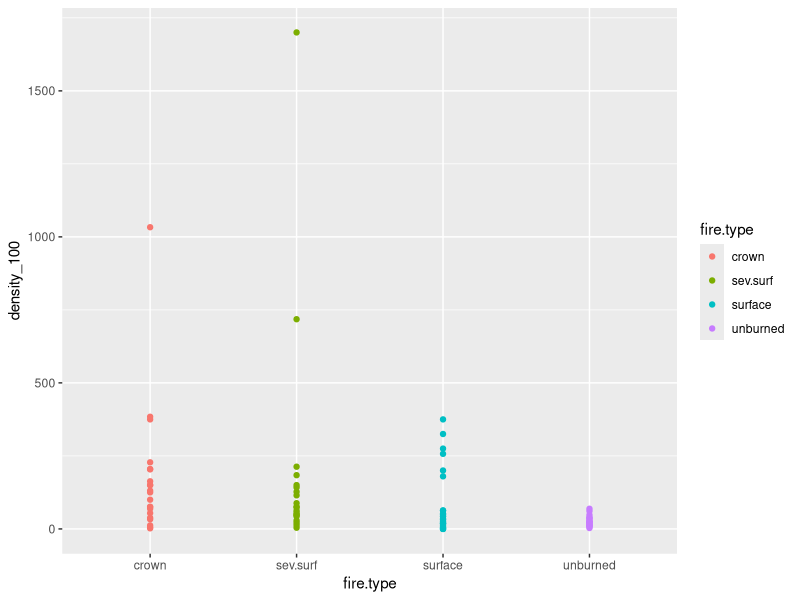

This chart was generated by the following R code:
## ---- chunk 1
knitr::opts_chunk$set(echo = TRUE)
## ---- chunk 2
library(dplyr)
library(tidyr)
library(ggplot2)
library(RColorBrewer)
## ---- chunk 3
data = read.csv("../data/SeedlingCts_FireSeverity.csv", header = TRUE, sep = ",", strip.white = TRUE)
head(data)
## ---- chunk 4
data$seedling.area
## ---- chunk 5
subplot = data %>% filter(seedling.area == 4) %>%
  mutate(density = (seedling.ct * 25)) %>%
  mutate(area = 100)
## ---- chunk 6
quad1 = data %>% filter(seedling.area == 52) %>%
  mutate(density = (seedling.ct * 1.92)) %>%
  mutate(area = 100)
## ---- chunk 7
quad2 = data %>% filter(seedling.area == 51) %>%
  mutate(density = (seedling.ct * 1.96)) %>%
  mutate(area = 100)
## ---- chunk 8
plot = data %>% filter(seedling.area == 100) %>%
  mutate(density = (seedling.ct)) %>%
  mutate(area = 100)
## ---- chunk 9
data2 = rbind(subplot, quad1, quad2, plot)
## ---- chunk 10
summary(data2)
## ---- chunk 11
data3 = data2 %>% 
  mutate(density_100 = round(density)) 

## ---- chunk 12
ggplot(data = data3, aes(x=fire.type, y=density_100, color = fire.type)) +
  geom_point()
